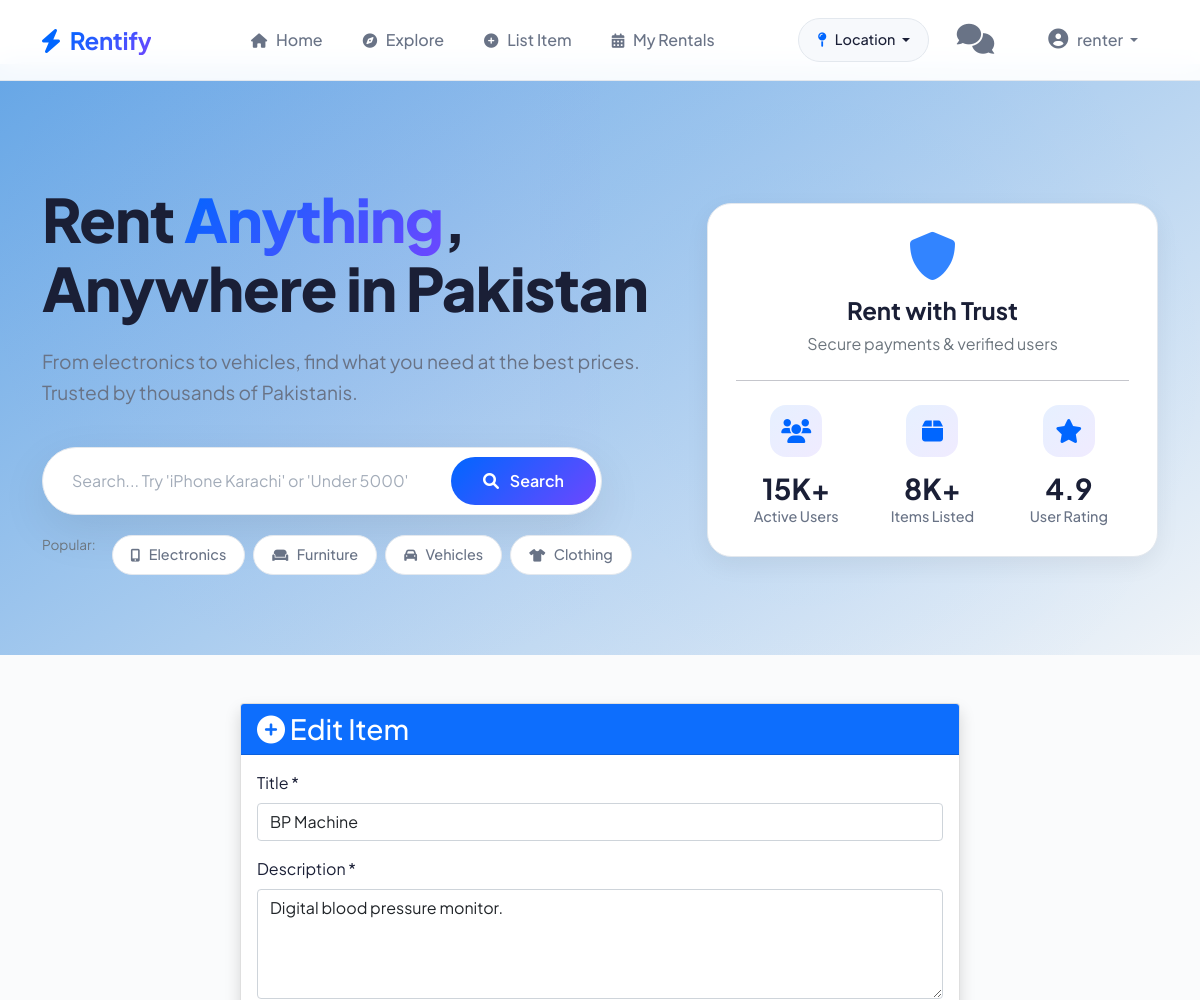
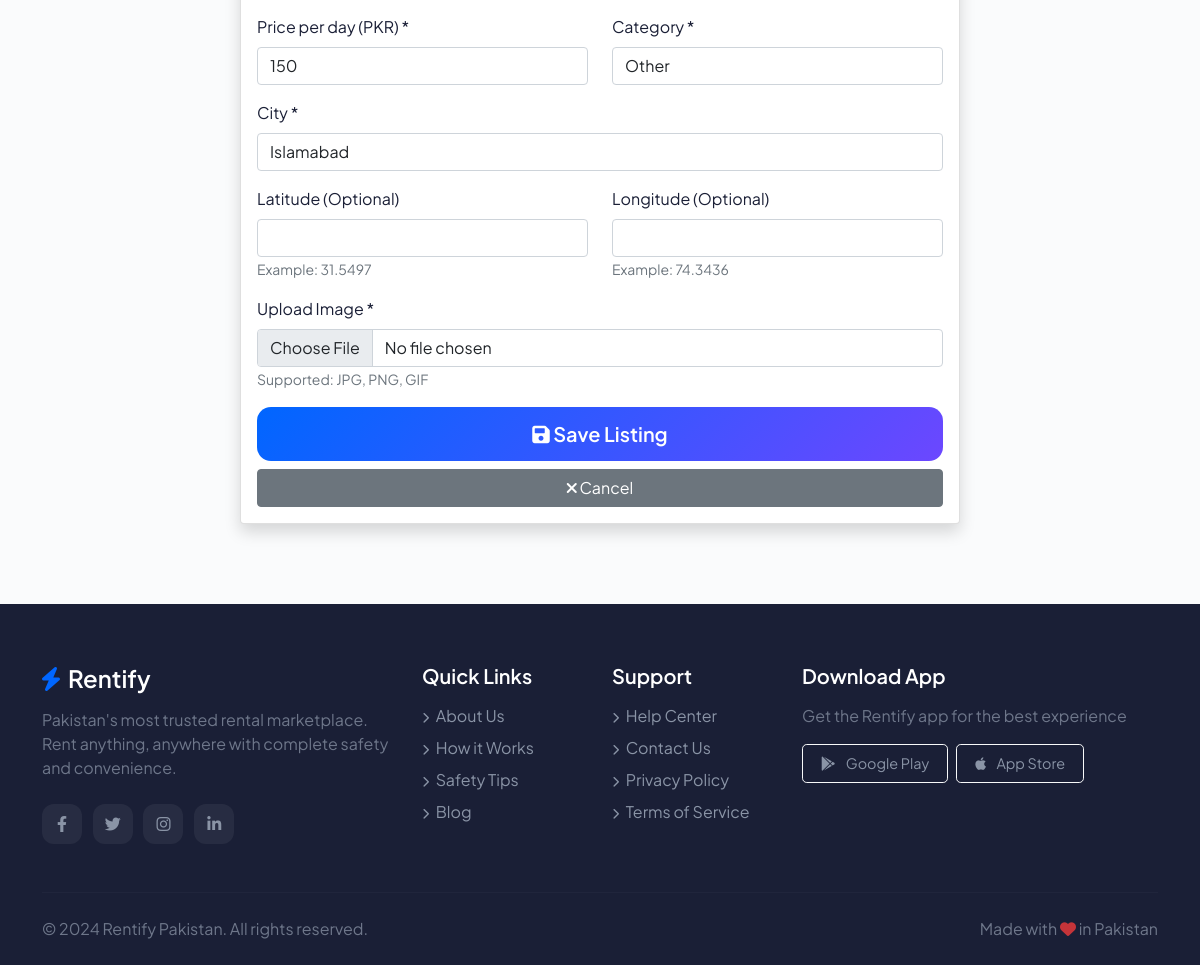
Screenshot of /listing/639/edit/ (signed in) with the database file from the repository (2 pictures, top to bottom).
### listings/models.py (models this page shows, shortened)
class Listing(models.Model):
    CATEGORY_CHOICES = [
        ('electronics', 'Electronics'),
        ('furniture', 'Furniture'),
        ('vehicles', 'Vehicles'),
        ('clothing', 'Clothing'),
        ('books', 'Books'),
        ('other', 'Other'),
    ]
    title = models.CharField(max_length=200)
    description = models.TextField()
    price_per_day = models.IntegerField()
    category = models.CharField(max_length=50, choices=CATEGORY_CHOICES, default='other')
    city = models.CharField(max_length=100)
    latitude = models.FloatField(null=True, blank=True)
    longitude = models.FloatField(null=True, blank=True)
    image = models.ImageField(upload_to='listings/', null=True, blank=True)
    owner = models.ForeignKey(User, on_delete=models.CASCADE, related_name='listings')
    created_at = models.DateTimeField(auto_now_add=True)
    is_available = models.BooleanField(default=True)

### listings/views.py (the view)
# urls.py: path('listing/<int:pk>/edit/', views.listing_edit, name='listing-edit'),
@login_required
def listing_edit(request, pk):
    listing = get_object_or_404(Listing, pk=pk)
    if listing.owner != request.user:
        messages.error(request, 'You can only edit your own listings!')
        return redirect('listing-list')
    if request.method == 'POST':
        form = ListingForm(request.POST, request.FILES, instance=listing)
        if form.is_valid():
            form.save()
            messages.success(request, 'Your item has been updated!')
            return redirect('listing-detail', pk=pk)
    else:
        form = ListingForm(instance=listing)
    return render(request, 'listings/listing_form.html', {'form': form, 'title': 'Edit Item'})

### templates/listings/listing_form.html (shortened to what this page needs)
{% extends 'base.html' %}
{% block content %}
<div class="container my-5">
    <div class="row justify-content-center">
        <div class="col-md-8">
            <div class="card shadow">
                <div class="card-header bg-primary text-white">
                    <h3 class="mb-0">
                        <i class="fas fa-plus-circle"></i> {{ title }}
                    </h3>
                </div>
                <div class="card-body">
                    <form method="POST" enctype="multipart/form-data">
                        <div class="mb-3">
                            <label class="form-label">Title *</label>
                            {{ form.title }}
                        </div>
                        <div class="mb-3">
                            <label class="form-label">Description *</label>
                            {{ form.description }}
                        </div>
                        <div class="row">
                            <div class="col-md-6 mb-3">
                                <label class="form-label">Price per day (PKR) *</label>
                                {{ form.price_per_day }}
                            </div>
                            <div class="col-md-6 mb-3">
                                <label class="form-label">Category *</label>
                                {{ form.category }}
                            </div>
                        </div>
                        <div class="mb-3">
                            <label class="form-label">City *</label>
                            {{ form.city }}
                        </div>
                        <div class="row">
                            <div class="col-md-6 mb-3">
                                <label class="form-label">Latitude (Optional)</label>
                                {{ form.latitude }}
                                <small class="text-muted">Example: 31.5497</small>
                            </div>
                            <div class="col-md-6 mb-3">
                                <label class="form-label">Longitude (Optional)</label>
                                {{ form.longitude }}
                                <small class="text-muted">Example: 74.3436</small>
                            </div>
                        </div>
                        <div class="mb-3">
                            <label class="form-label">Upload Image *</label>
                            {{ form.image }}
                            <small class="text-muted">Supported: JPG, PNG, GIF</small>
                        </div>
                        <div class="d-grid gap-2">
                            <button type="submit" class="btn btn-primary btn-lg">
                                <i class="fas fa-save"></i> Save Listing
                            </button>
                            <a href="{% url 'listing-list' %}" class="btn btn-secondary">
                                <i class="fas fa-times"></i> Cancel
                            </a>
                        </div>
                    </form>
                </div>
            </div>
        </div>
    </div>
</div>
{% endblock %}

### templates/base.html (shortened to what this page needs)
<!DOCTYPE html>
<html lang="en">
<head>
    <link href="https://cdn.jsdelivr.net/npm/bootstrap@5.1.3/dist/css/bootstrap.min.css" rel="stylesheet">
    <link rel="stylesheet" href="https://cdnjs.cloudflare.com/ajax/libs/font-awesome/6.0.0/css/all.min.css">
    <link href="https://unpkg.com/aos@2.3.1/dist/aos.css" rel="stylesheet">
</head>
<body>
    <nav class="navbar navbar-expand-lg fixed-top">
        <div class="container">
            <a class="navbar-brand" href="{% url 'home' %}">
                <i class="fas fa-bolt"></i>
                <span>Rentify</span>
            </a>
            <div class="collapse navbar-collapse" id="navbarNav">
                <ul class="navbar-nav mx-auto">
                    <li class="nav-item">
                        <a class="nav-link" href="{% url 'home' %}">
                            <i class="fas fa-home"></i> Home
                        </a>
                    </li>
                    <li class="nav-item">
                        <a class="nav-link" href="{% url 'listing-list' %}">
                            <i class="fas fa-compass"></i> Explore
                        </a>
                    </li>
                    {% if user.is_authenticated %}
                    <li class="nav-item">
                        <a class="nav-link" href="{% url 'listing-create' %}">
                            <i class="fas fa-plus-circle"></i> List Item
                        </a>
                    </li>
                    <li class="nav-item">
                        <a class="nav-link" href="{% url 'my-bookings' %}">
                            <i class="fas fa-calendar-alt"></i> My Rentals
                        </a>
                    </li>
                    {% endif %}
                </ul>
            </div>
            <div class="d-flex align-items-center gap-2">
                <div class="dropdown">
                    <button class="btn location-btn dropdown-toggle" type="button" data-bs-toggle="dropdown">
                        <i class="fas fa-map-pin"></i>
                        {% if user_city %}
                            {{ user_city }}
                        {% else %}
                             Location
                        {% endif %}
                    </button>
                </div>
                {% if user.is_authenticated %}
                <a class="nav-link position-relative" href="{% url 'chat-list' %}">
                    <i class="fas fa-comments"style="font-size: 30px;"></i>
                </a>
                <div class="dropdown">
                    <a class="nav-link dropdown-toggle" href="#" role="button" data-bs-toggle="dropdown">
                        <i class="fas fa-user-circle"style="font-size: 20px;"></i> {{ user.username|truncatechars:10 }}
                    </a>
                </div>
                {% else %}
                <a href="{% url 'login' %}" class="btn btn-outline-primary btn-sm">Login</a>
                <a href="{% url 'register' %}" class="btn btn-primary btn-sm">Sign Up</a>
                {% endif %}
            </div>
        </div>
    </nav>
    <div class="container mt-5 pt-3">
    </div>
    <div class="hero-section">
        <div class="container position-relative" style="z-index: 1;">
            <div class="row align-items-center">
                <div class="col-lg-7" data-aos="fade-up" data-aos-duration="800">
                    <h1 class="hero-title">
                        Rent <span>Anything</span>,<br>
                        Anywhere in Pakistan
                    </h1>
                    <p class="hero-subtitle">
                        From electronics to vehicles, find what you need at the best prices.
                        Trusted by thousands of Pakistanis.
                    </p>
                    <div class="search-wrapper">
                        <form method="GET" action="{% url 'smart-search' %}">
                            <div class="search-container d-flex align-items-center">
                                <input type="text" name="q" class="search-input"
                                       placeholder="Search... Try 'iPhone Karachi' or 'Under 5000'"
                                       value="{{ request.GET.q }}">
                                <button class="search-btn" type="submit">
                                    <i class="fas fa-search"></i>
                                    <span>Search</span>
                                </button>
                            </div>
                        </form>
                    </div>
                    <div class="popular-tags">
                        <span class="text-muted me-2" style="font-size: 0.85rem;">Popular:</span>
                        <a href="{% url 'listing-list' %}?category=electronics" class="popular-tag">
                            <i class="fas fa-mobile-alt"></i> Electronics
                        </a>
                        <a href="{% url 'listing-list' %}?category=furniture" class="popular-tag">
                            <i class="fas fa-couch"></i> Furniture
                        </a>
                        <a href="{% url 'listing-list' %}?category=vehicles" class="popular-tag">
                            <i class="fas fa-car"></i> Vehicles
                        </a>
                        <a href="{% url 'listing-list' %}?category=clothing" class="popular-tag">
                            <i class="fas fa-tshirt"></i> Clothing
                        </a>
                    </div>
                </div>
                <div class="col-lg-5" data-aos="fade-up" data-aos-delay="200" data-aos-duration="800">
                    <div class="stats-card">
                        <div class="text-center mb-4">
                            <i class="fas fa-shield-alt fa-3x" style="color: var(--primary); opacity: 0.8;"></i>
                            <h4 class="mt-3 mb-2 fw-bold">Rent with Trust</h4>
                            <p class="text-muted">Secure payments & verified users</p>
                        </div>
                        <hr class="my-4">
                        <div class="row g-3">
                            <div class="col-4">
                                <div class="stat-item">
                                    <div class="stat-icon">
                                        <i class="fas fa-users"></i>
                                    </div>
                                    <div class="stat-number">15K+</div>
                                    <div class="stat-label">Active Users</div>
                                </div>
                            </div>
                            <div class="col-4">
                                <div class="stat-item">
                                    <div class="stat-icon">
                                        <i class="fas fa-box"></i>
                                    </div>
                                    <div class="stat-number">8K+</div>
                                    <div class="stat-label">Items Listed</div>
                                </div>
                            </div>
                            <div class="col-4">
                                <div class="stat-item">
                                    <div class="stat-icon">
                                        <i class="fas fa-star"></i>
                                    </div>
                                    <div class="stat-number">4.9</div>
                                    <div class="stat-label">User Rating</div>
                                </div>
                            </div>
                        </div>
                    </div>
                </div>
            </div>
        </div>
    </div>
    <div class="container my-5">
        {% block content %}
        {% endblock %}
    </div>
    <footer class="footer">
        <div class="container">
            <div class="row g-4">
                <div class="col-md-4">
                    <h4 class="mb-3"><i class="fas fa-bolt me-2" style="color: var(--primary);"></i>Rentify</h4>
                    <p class="opacity-75">Pakistan's most trusted rental marketplace. Rent anything, anywhere with complete safety and convenience.</p>
                    <div class="mt-4">
                        <a href="#" class="social-icon me-2"><i class="fab fa-facebook-f"></i></a>
                        <a href="#" class="social-icon me-2"><i class="fab fa-twitter"></i></a>
                        <a href="#" class="social-icon me-2"><i class="fab fa-instagram"></i></a>
                        <a href="#" class="social-icon me-2"><i class="fab fa-linkedin-in"></i></a>
                    </div>
                </div>
                <div class="col-md-2">
                    <h5 class="mb-3">Quick Links</h5>
                    <ul class="list-unstyled">
                        <li class="mb-2"><a href="#"><i class="fas fa-chevron-right me-1" style="font-size: 0.7rem;"></i> About Us</a></li>
                        <li class="mb-2"><a href="#"><i class="fas fa-chevron-right me-1" style="font-size: 0.7rem;"></i> How it Works</a></li>
                        <li class="mb-2"><a href="#"><i class="fas fa-chevron-right me-1" style="font-size: 0.7rem;"></i> Safety Tips</a></li>
                        <li class="mb-2"><a href="#"><i class="fas fa-chevron-right me-1" style="font-size: 0.7rem;"></i> Blog</a></li>
                    </ul>
                </div>
                <div class="col-md-2">
                    <h5 class="mb-3">Support</h5>
                    <ul class="list-unstyled">
                        <li class="mb-2"><a href="#"><i class="fas fa-chevron-right me-1" style="font-size: 0.7rem;"></i> Help Center</a></li>
                        <li class="mb-2"><a href="#"><i class="fas fa-chevron-right me-1" style="font-size: 0.7rem;"></i> Contact Us</a></li>
                        <li class="mb-2"><a href="#"><i class="fas fa-chevron-right me-1" style="font-size: 0.7rem;"></i> Privacy Policy</a></li>
                        <li class="mb-2"><a href="#"><i class="fas fa-chevron-right me-1" style="font-size: 0.7rem;"></i> Terms of Service</a></li>
                    </ul>
                </div>
                <div class="col-md-4">
                    <h5 class="mb-3">Download App</h5>
                    <p class="opacity-75 mb-3">Get the Rentify app for the best experience</p>
                    <div class="d-flex flex-wrap gap-2">
                        <a href="#" class="btn btn-outline-light btn-sm rounded-3">
                            <i class="fab fa-google-play me-2"></i> Google Play
                        </a>
                        <a href="#" class="btn btn-outline-light btn-sm rounded-3">
                            <i class="fab fa-apple me-2"></i> App Store
                        </a>
                    </div>
                </div>
            </div>
            <hr class="mt-5 mb-4" style="background: rgba(255,255,255,0.1);">
            <div class="row align-items-center">
                <div class="col-md-6 text-center text-md-start">
                    <p class="mb-0 opacity-75">&copy; 2024 Rentify Pakistan. All rights reserved.</p>
                </div>
                <div class="col-md-6 text-center text-md-end">
                    <p class="mb-0 opacity-75">Made with <i class="fas fa-heart" style="color: var(--danger);"></i> in Pakistan</p>
                </div>
            </div>
        </div>
    </footer>
</body>
</html>

### rows the page displays
Listing: title "BP Machine", description "Digital blood pressure monitor.", price_per_day "150", category "Other", city "Islamabad"

### other values shown
{{ user.username|truncatechars:10 }} "renter"
{{ title }} "Edit Item"
